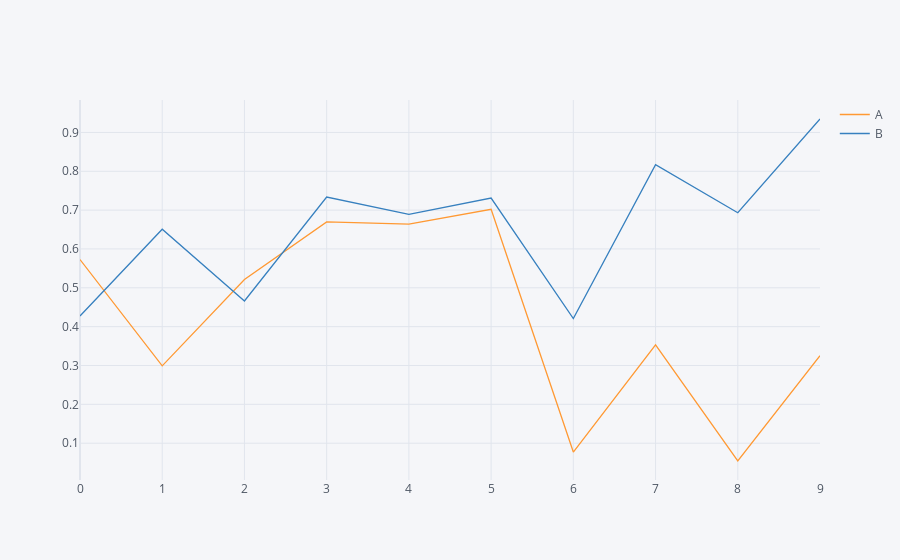

The code cell stored with this chart in its notebook:
### Code cell
df.iplot(kind='scatter')

### Figure 1 — Plotly figure (JSON) as saved in the notebook; plotly's stock layout.template omitted (floating-point values rounded to 4 significant figures)
{"data": [{"line": {"color": "rgba(255, 153, 51, 1.0)", "dash": "solid", "shape": "linear", "width": 1.3}, "mode": "lines", "name": "A", "text": "", "type": "scatter", "x": [0, 1, 2, 3, 4, 5, 6, 7, 8, 9], "y": [0.5727, 0.2991, 0.5216, 0.6696, 0.6639, 0.702, 0.07723, 0.3532, 0.05416, 0.3251]}, {"line": {"color": "rgba(55, 128, 191, 1.0)", "dash": "solid", "shape": "linear", "width": 1.3}, "mode": "lines", "name": "B", "text": "", "type": "scatter", "x": [0, 1, 2, 3, 4, 5, 6, 7, 8, 9], "y": [0.4275, 0.6508, 0.466, 0.7338, 0.6888, 0.7311, 0.4207, 0.8172, 0.6932, 0.9345]}], "layout": {"legend": {"bgcolor": "#F5F6F9", "font": {"color": "#4D5663"}}, "paper_bgcolor": "#F5F6F9", "plot_bgcolor": "#F5F6F9", "title": {"font": {"color": "#4D5663"}}, "xaxis": {"gridcolor": "#E1E5ED", "showgrid": true, "tickfont": {"color": "#4D5663"}, "title": {"font": {"color": "#4D5663"}, "text": ""}, "zerolinecolor": "#E1E5ED"}, "yaxis": {"gridcolor": "#E1E5ED", "showgrid": true, "tickfont": {"color": "#4D5663"}, "title": {"font": {"color": "#4D5663"}, "text": ""}, "zerolinecolor": "#E1E5ED"}}}
